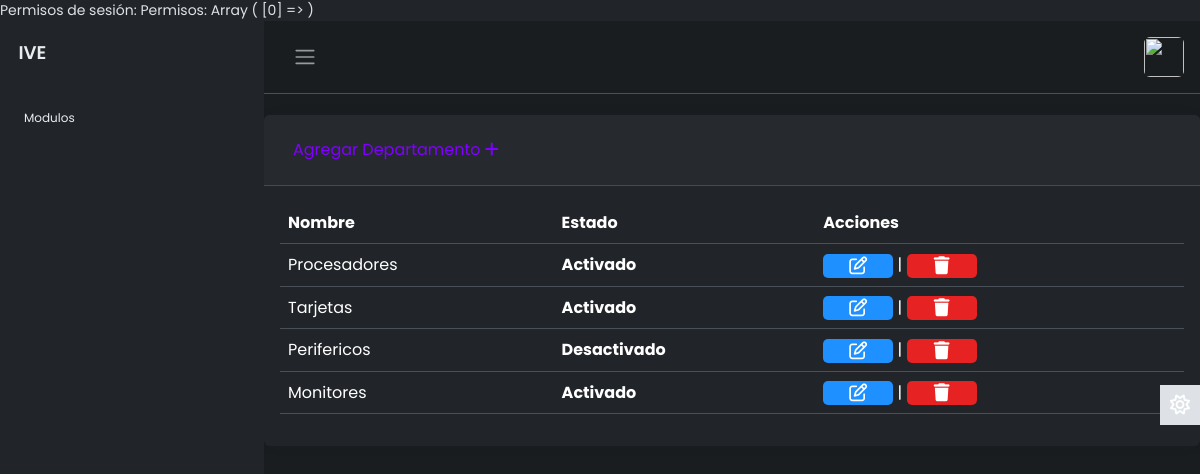
Before: /modulos/departamentos/index.php (signed in) with the older database file.
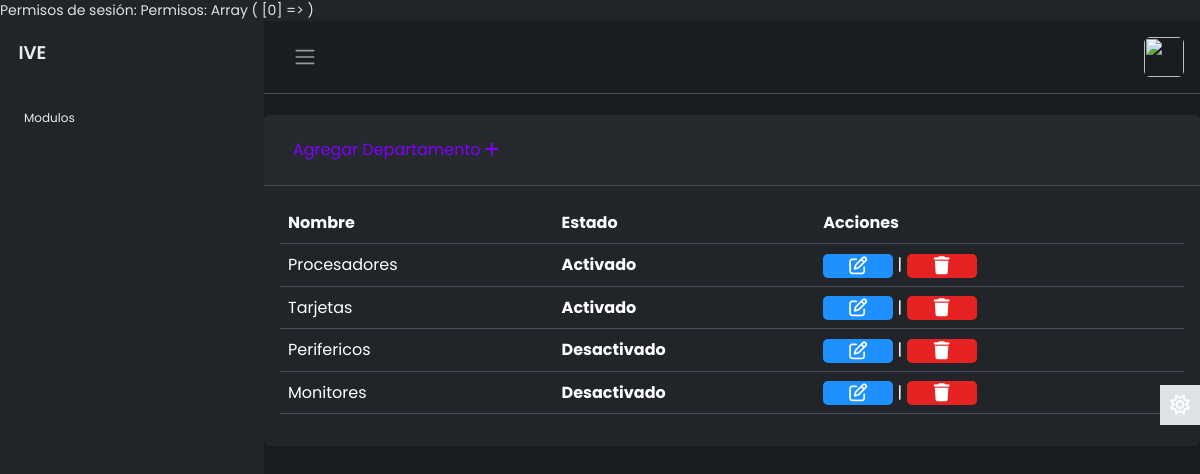
After: the same page with the newer database file.
### tables this page shows
CREATE TABLE `departamentos` (
  `IDDepartamento` int(11) NOT NULL,
  `NombreDepartamento` varchar(100) NOT NULL,
  `lActivo` int(11) NOT NULL DEFAULT 1
);

### modulos/departamentos/ShowDepartaments.php (the view)
<?php
if ($result->num_rows > 0) {
    while ($row = $result->fetch_assoc()) { ?>
        <tr class="">
            <td scope="row"><?php echo $row['NombreDepartamento'] ?></td>
            <th><?php echo ($row['lActivo'] == 1) ? 'Activado' : 'Desactivado'; ?></th>
            <td> <a name="btneditar" id="btneditar" class="btn edit" href="EditarDepartamento.php?txtID=<?php echo $row['IDDepartamento']; ?>" role="button"><i class="fa-regular fa-pen-to-square"></i></a>
                |
                <a class="btn delete" href="javascript:void(0);" onclick="borrar(<?php echo $row['IDDepartamento']; ?>, '<?php echo $row['NombreDepartamento']; ?>')" role="button"><i class="fa-solid fa-trash"></i></a>
            </td>
        </tr>
<?php
    }
} else {
    $Resultado .= "<tr><td colspan='3'>No se encontraron registros.</td></tr>";
} ?>

Changed rows visible on the page:
changed departamentos "Monitores": lActivo "Activado" → "Desactivado"
